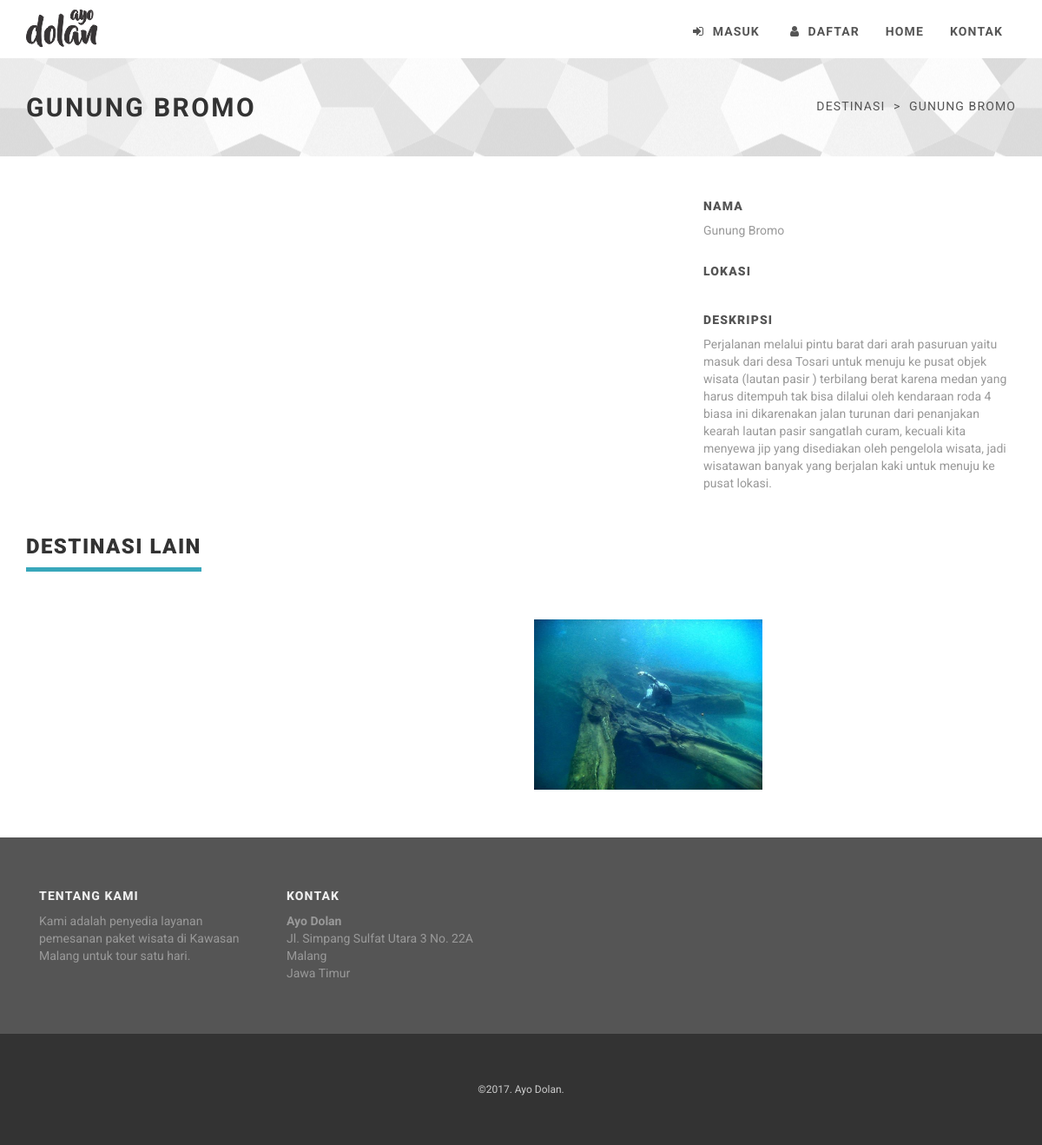
Screenshot of /index.php/destinasi/lihat/2 with the database file from the repository.
### tables this page shows
CREATE TABLE `tb_destinasi` (
  `id_destinasi` int(255) NOT NULL,
  `nama_destinasi` varchar(255) NOT NULL,
  `lokasi` text NOT NULL,
  `intro_destinasi` text NOT NULL,
  `gambar_destinasi` text NOT NULL
);

### application/controllers/destinasi.php (called while the page is built, shortened)
<?php
class Destinasi extends CI_Controller {
	public function __construct()
	{
		$this->load->model('destinasi_model');
		$this->load->model('blog_model');
	}
	public function lihat($id_destinasi)
	{
		$data['destinasi_detail'] = $this->destinasi_model->get_destinasi_detail($id_destinasi);
		$data['two_destinasi'] = $this->destinasi_model->get_two_destinasi();
		$data['four_destinasi'] = $this->destinasi_model->get_four_destinasi();
		$data['main_view'] = 'destinasi_view';
		$this->load->view('template_view', $data);
	}
}

### index.php (called while the page is built, shortened)
<?php
require_once BASEPATH.'core/CodeIgniter.php';

### application/models/destinasi_model.php (called while the page is built, shortened)
<?php
class Destinasi_model extends CI_Model {
	public $db_table = 'tb_destinasi';
	public function get_four_destinasi()
	{
		return $this->db->order_by('id_destinasi','DESC')
						->limit(4)
						->get($this->db_table)
						->result();
	}
	public function get_destinasi_detail($id_destinasi)
	{
		return $this->db->where('id_destinasi',$id_destinasi)
						->limit(1)
						->get($this->db_table)
						->row();
	}
}

### application/views/destinasi_view.php (the view, shortened to what this page needs)
<div id="heading-breadcrumbs">
    <div class="container">
        <div class="row">
            <div class="col-md-7">
                <h1><?php echo $destinasi_detail->nama_destinasi; ?></h1>
            </div>
            <div class="col-md-5">
                <ul class="breadcrumb">
                    <li>Destinasi</li>
                    <li><?php echo $destinasi_detail->nama_destinasi; ?></li>
                </ul>
            </div>
        </div>
    </div>
</div>
<div id="content">
    <div class="container">
        <div class="row portfolio-project">
            <section>
                <div class="col-sm-8">
                    <br>
                </div>
                <div class="col-sm-4">
                    <div class="project-more">
                        <h4>Nama</h4>
                        <p><?php echo $destinasi_detail->nama_destinasi; ?></p>
                    </div>
                    <div class="project-more">
                        <h4>Lokasi</h4>
                        <p><?php echo $destinasi_detail->lokasi; ?></p>
                    </div>
                    <div class="project-more">
                        <h4>Deskripsi</h4>
                        <p><?php echo $destinasi_detail->intro_destinasi; ?></p>
                    </div>
                </div>
            </section>
        </div>
        <section>
            <div class="row portfolio">
                <div class="col-md-12">
                    <div class="heading">
                        <h3>Destinasi Lain</h3>
                    </div>
                </div>
                <?php
                    foreach ($four_destinasi as $dfour) {
                        echo '
                            <div class="col-sm-6 col-md-3">
                                <div class="box-image">
                                    <div class="image">
                                        <img src="'.base_url().'assets/img/'.$dfour->gambar_destinasi.'" alt="" class="img-responsive">
                                    </div>
                                    <div class="bg"></div>
                                    <div class="name">
                                        <h3><a href="#">'.$dfour->nama_destinasi.'</a></h3>
                                    </div>
                                    <div class="text">
                                        <p class="buttons">
                                            <a href="'.base_url().'destinasi/lihat/'.$dfour->id_destinasi.'" class="btn btn-template-transparent-primary">Lihat</a>
                                        </p>
                                    </div>
                                </div>
                            </div>
                        ';
                    }
                ?>
            </div>
        </section>
    </div>
</div>

### assets/css/style.default.css (style rules this page uses)
section, div.section { margin-bottom: 40px; }
.heading { margin-bottom: 40px; }
.heading h1, .heading h2, .heading h3, .heading h4, .heading h5 { display: inline-block; border-bottom: solid 5px #38a7bb; line-height: 1.1; margin-bottom: 0; padding-bottom: 10px; vertical-align: middle; text-transform: uppercase; letter-spacing: 0.06em; }
.box-image { position: relative; overflow: hidden; text-align: center; margin: 15px 0; }
#heading-breadcrumbs { background: url('../img/texture-bw.png') center center repeat; padding: 20px 0; margin-bottom: 40px; }
#heading-breadcrumbs h1 { color: #333333; text-transform: uppercase; font-size: 30px; font-weight: 700; letter-spacing: 0.08em; }
#heading-breadcrumbs ul.breadcrumb { margin-top: 5px; margin-bottom: 0; }
.portfolio-project .project-more h4 { color: #555555; text-transform: uppercase; margin-bottom: 0; text-align: left; font-size: 14px; letter-spacing: 0.08em; }
.portfolio-project .project-more p { color: #999999; padding: 10px 0; margin-bottom: 20px; text-align: left; }
.breadcrumb { font-family: "Roboto", Helvetica, Arial, sans-serif; text-transform: uppercase; background-color: none; letter-spacing: 0.08em; }
body { font-family: "Roboto", Helvetica, Arial, sans-serif; font-size: 14px; line-height: 1.42857143; color: #555555; }
.breadcrumb { padding: 20px 0; margin-bottom: 20px; background-color: transparent; border-radius: 0; text-align: right; }
.breadcrumb > li + li:before { content: ">\00a0"; color: #555555; }
h1, h2, h3, h4, h5, h6, .h1, .h2, .h3, .h4, .h5, .h6 { font-family: "Roboto", Helvetica, Arial, sans-serif; font-weight: 900; line-height: 1.1; color: #333333; }
h1, .h1, h2, .h2, h3, .h3 { margin-top: 20px; margin-bottom: 20px; }
p { margin: 0 0 10px; }

### rows the page displays
tb_destinasi: nama_destinasi "GUNUNG BROMO", nama_destinasi "Gunung Bromo", intro_destinasi "Perjalanan melalui pintu barat dari arah pasuruan yaitu masuk dari desa Tosari untuk menuju ke pusat objek wisata (lautan pasir ) terbilang berat karena medan yang harus ditempuh tak bisa dilalui oleh kendaraan roda 4 biasa ini dikarenakan jalan turunan dari penanjakan kearah lautan pasir sangatlah curam, kecuali kita menyewa jip yang disediakan oleh pengelola wisata, jadi wisatawan banyak yang berjalan kaki untuk menuju ke pusat lokasi."
tb_destinasi: gambar_destinasi (picture)
